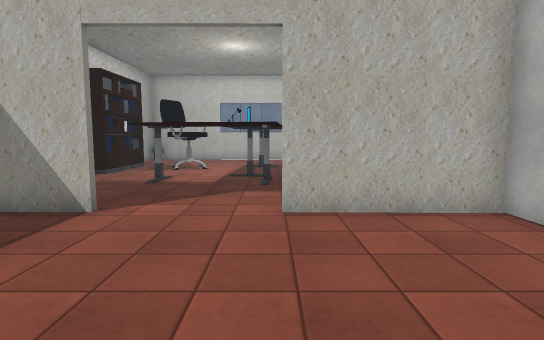
View 1 (above)

13 first-person views from a walk through a scene from a Unity 3-D project. The camera is 1.5 m above the floor, tilts 6° down and sees 80° across. The floor is counted in squares, 1 m on a side. Each view is taken from the middle of a square. On the plan, view 1 faces up. The plan holds only what a view shows up to about 15 squares ahead; the rest is blank. Door leaves are left out, so doorways stand open. Some surface patterns are stand-ins.

View 2
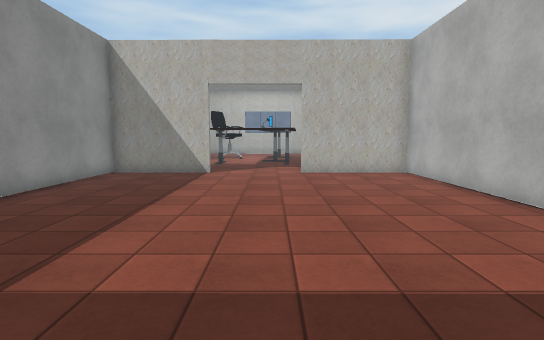

View 3
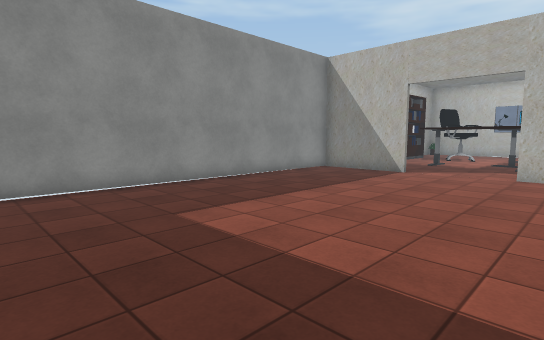

View 4
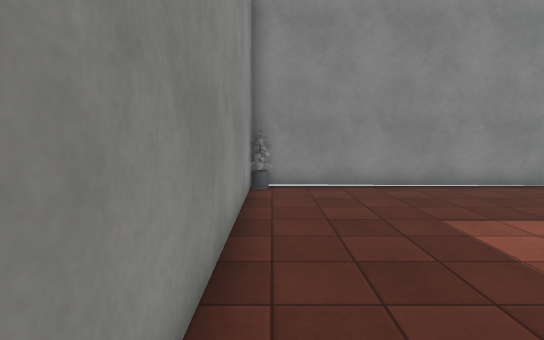

View 5
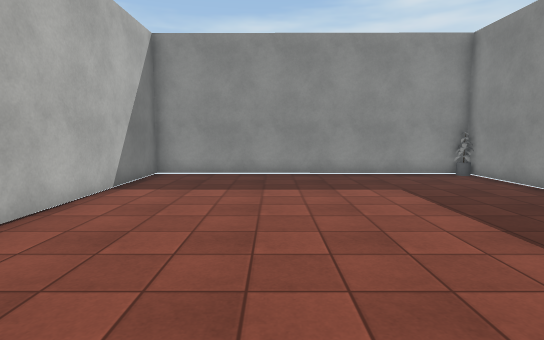

View 6
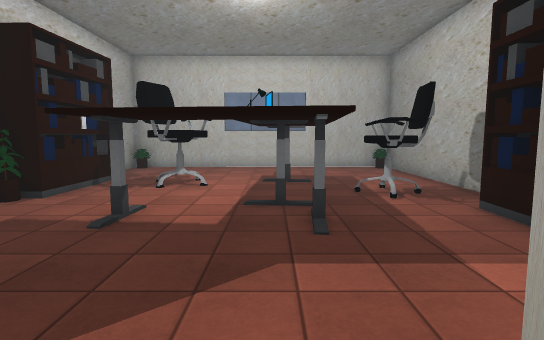

View 7
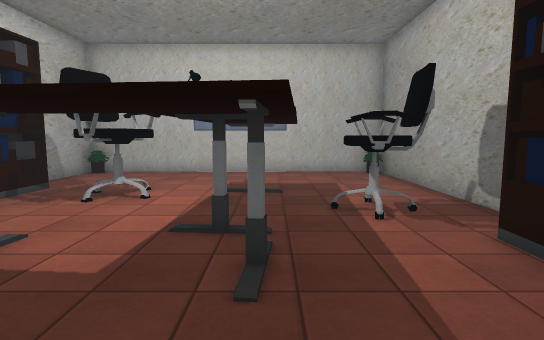

View 8
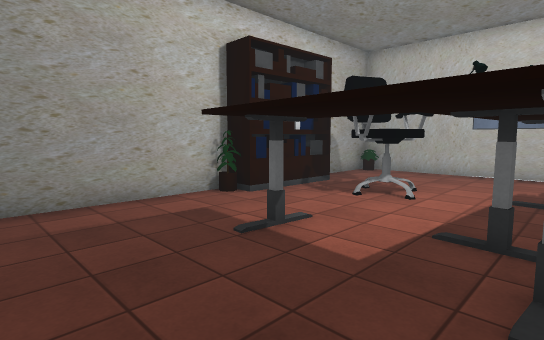

View 9
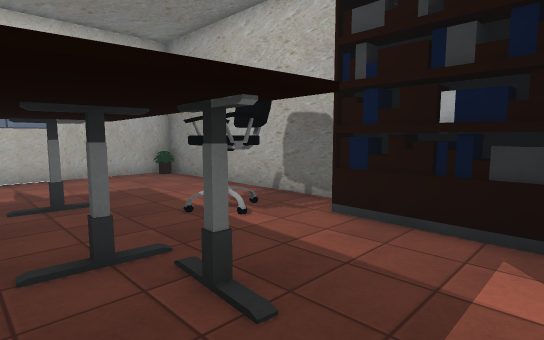

View 10
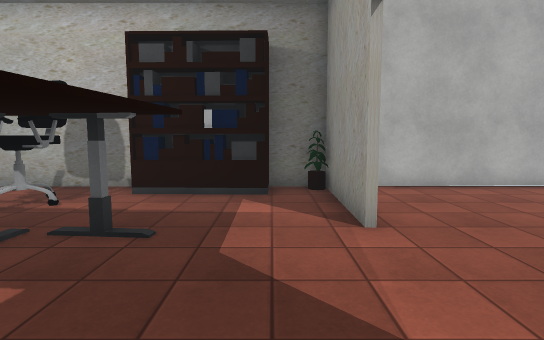

View 11
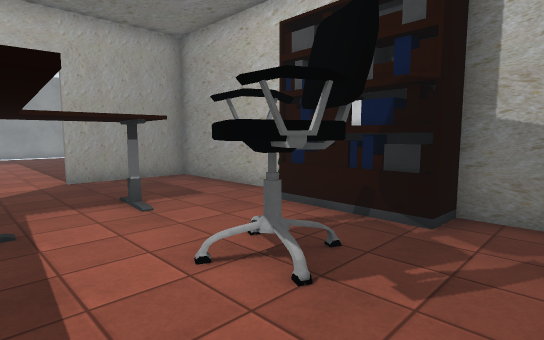

View 12
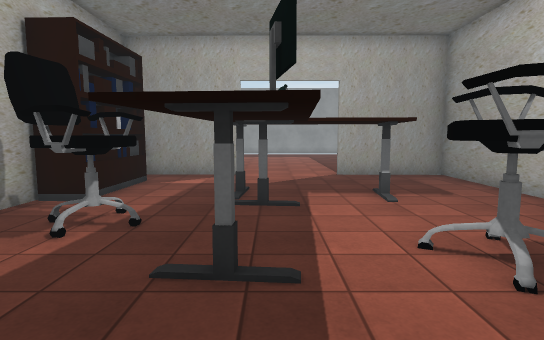

View 13
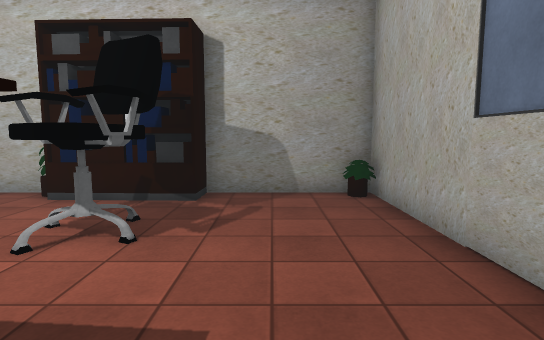

### Floor plan
Ten units are one square. View 1 is at (0, 0); x grows to the right and y downward. Boxes are objects, and circles mark ways between rooms. Rooms are numbered by the first view taken in them; rooms with no view inside come last. Other rooms are left out.
<svg viewBox="-80 -211 130 292">
<path fill="none" stroke="#000" d="M-35 -63 -75 -64 -75 76 45 76 45 -62 2 -63M-75 -128 -75 -65 -35 -65M45 -114 45 -206 -75 -206 -75 -162M2 -64 45 -64 45 -81"/>
<rect x="-75" y="65" width="10" height="10" fill="#bbb"><title>other object</title></rect>
<rect x="-75" y="-125" width="10" height="10" fill="#bbb"><title>other object</title></rect>
<rect x="-75" y="-155" width="10" height="30" fill="#bbb"><title>shelf</title></rect>
<rect x="-75" y="-205" width="10" height="10" fill="#bbb"><title>other object</title></rect>
<rect x="-55" y="-165" width="30" height="30" fill="#bbb"><title>chair</title></rect>
<rect x="-45" y="-115" width="10" height="10" fill="#bbb"><title>other object</title></rect>
<rect x="-15" y="-125" width="10" height="10" fill="#bbb"><title>other object</title></rect>
<rect x="-15" y="-165" width="20" height="10" fill="#bbb"><title>other object</title></rect>
<rect x="-5" y="-115" width="10" height="10" fill="#bbb"><title>other object</title></rect>
<rect x="15" y="-145" width="20" height="20" fill="#bbb"><title>chair</title></rect>
<rect x="25" y="-115" width="20" height="40" fill="#bbb"><title>shelf</title></rect>
<rect x="35" y="-75" width="10" height="10" fill="#bbb"><title>other object</title></rect>
<rect x="35" y="-205" width="10" height="10" fill="#bbb"><title>other object</title></rect>
<circle cx="-17" cy="-64" r="3" fill="#2a7"/>
<text x="-20" y="10">1</text>
<text x="-20" y="-140">2</text>
</svg>
Room 1 opens to room 2.

Where each view was taken, in squares from view 1:
view 1: 0 up, 0 right, facing up
view 2: 7 down, 1 left, facing up
view 3: 7 down, 2 right, facing up-left
view 4: 7 down, 2 right, facing left
view 5: 5 up, 0 right, facing down
view 6: 5 up, 1 left, facing up
view 7: 7 up, 0 right, facing up
view 8: 7 up, 0 right, facing up-left
view 9: 8 up, 2 left, facing up-right
view 10: 8 up, 5 left, facing right
view 11: 18 up, 1 left, facing down-left
view 12: 19 up, 1 left, facing down
view 13: 18 up, 1 right, facing left
